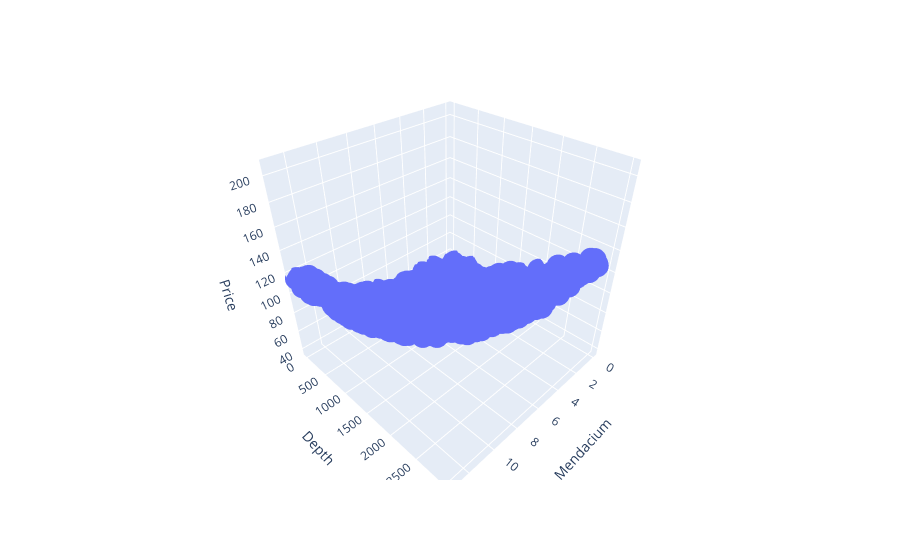

The code cell stored with this chart in its notebook:
### Code cell
px.scatter_3d(df,x='Mendacium',y='Depth',z='Price')

### Figure 1 — Plotly figure (JSON) as saved in the notebook; plotly's stock layout.template omitted (floating-point values rounded to 4 significant figures; data arrays with more than 128 entries replaced by an {"elided": "..."} marker saying what was removed)
{"data": [{"hovertemplate": "Mendacium=%{x}<br>Depth=%{y}<br>Price=%{z}<extra></extra>", "legendgroup": "", "marker": {"color": "#636efa", "symbol": "circle"}, "mode": "markers", "name": "", "scene": "scene", "showlegend": false, "type": "scatter3d", "x": {"elided": "1000 float values"}, "y": {"elided": "1000 float values"}, "z": {"elided": "1000 float values"}}], "layout": {"legend": {"tracegroupgap": 0}, "margin": {"t": 60}, "scene": {"domain": {"x": [0, 1], "y": [0, 1]}, "xaxis": {"title": {"text": "Mendacium"}}, "yaxis": {"title": {"text": "Depth"}}, "zaxis": {"title": {"text": "Price"}}}}}
